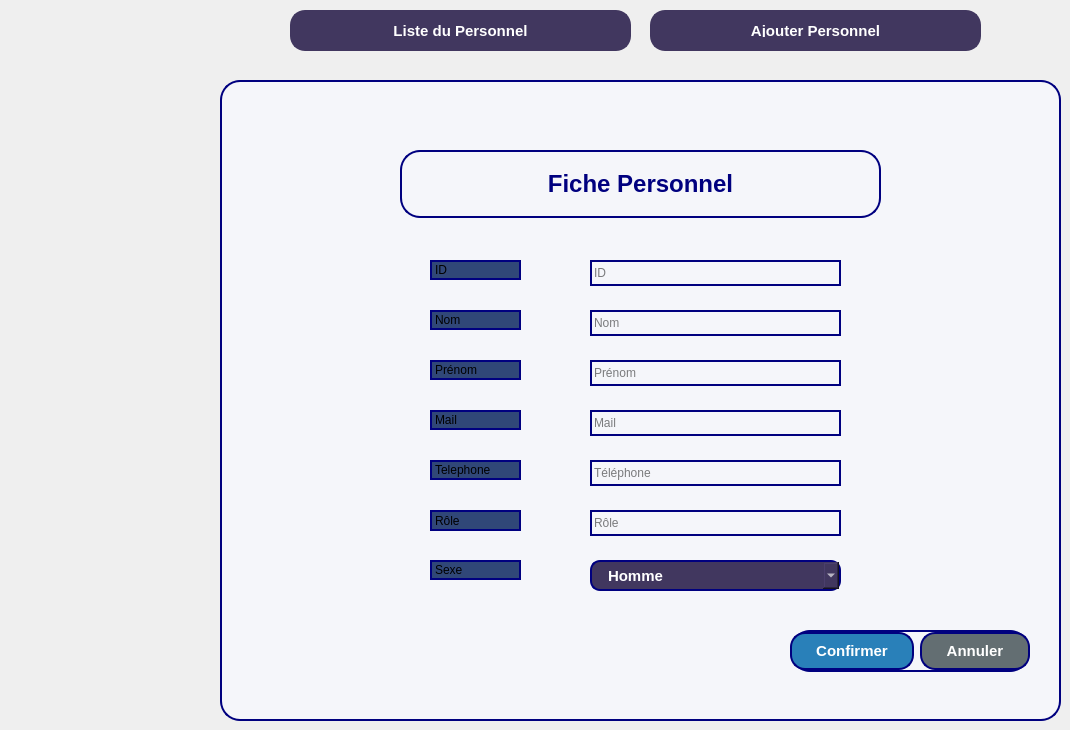
      <widget class="QWidget" name="page_6">
       <widget class="QFrame" name="frameFicheClient">
        <property name="geometry">
         <rect>
          <x>220</x>
          <y>80</y>
          <width>841</width>
          <height>641</height>
         </rect>
        </property>
        <property name="styleSheet">
         <string notr="true">border:2px solid #a55eea; border-radius:20px; background-color:#f5f6fa;
border-color: rgb(0, 0, 127);</string>
        </property>
        <widget class="QLabel" name="lblFicheClient">
         <property name="geometry">
          <rect>
           <x>180</x>
           <y>70</y>
           <width>481</width>
           <height>68</height>
          </rect>
         </property>
         <property name="font">
          <font>
           <pointsize>18</pointsize>
           <bold>true</bold>
          </font>
         </property>
         <property name="styleSheet">
          <string notr="true">color: rgb(0, 0, 127);</string>
         </property>
         <property name="frameShape">
          <enum>QFrame::Shape::StyledPanel</enum>
         </property>
         <property name="frameShadow">
          <enum>QFrame::Shadow::Raised</enum>
         </property>
         <property name="text">
          <string>Fiche Personnel</string>
         </property>
         <property name="alignment">
          <set>Qt::AlignmentFlag::AlignCenter</set>
         </property>
        </widget>
        <widget class="QLabel" name="lblid">
         <property name="geometry">
          <rect>
           <x>210</x>
           <y>180</y>
           <width>91</width>
           <height>20</height>
          </rect>
         </property>
         <property name="styleSheet">
          <string notr="true">background-color: rgb(48, 71, 120);</string>
         </property>
         <property name="text">
          <string>ID</string>
         </property>
        </widget>
        <widget class="QLabel" name="lblnom">
         <property name="geometry">
          <rect>
           <x>210</x>
           <y>230</y>
           <width>91</width>
           <height>20</height>
          </rect>
         </property>
         <property name="styleSheet">
          <string notr="true">background-color: rgb(48, 71, 120);</string>
         </property>
         <property name="text">
          <string>Nom</string>
         </property>
        </widget>
        <widget class="QLabel" name="lblprenom">
         <property name="geometry">
          <rect>
           <x>210</x>
           <y>280</y>
           <width>91</width>
           <height>20</height>
          </rect>
         </property>
         <property name="styleSheet">
          <string notr="true">background-color: rgb(48, 71, 120);</string>
         </property>
         <property name="text">
          <string>Prénom</string>
         </property>
        </widget>
        <widget class="QLabel" name="lbltel">
         <property name="geometry">
          <rect>
           <x>210</x>
           <y>380</y>
           <width>91</width>
           <height>20</height>
          </rect>
         </property>
         <property name="styleSheet">
          <string notr="true">background-color: rgb(48, 71, 120);</string>
         </property>
         <property name="text">
          <string>Telephone</string>
         </property>
        </widget>
        <widget class="QLabel" name="label_8">
         <property name="geometry">
          <rect>
           <x>210</x>
           <y>480</y>
           <width>91</width>
           <height>20</height>
          </rect>
         </property>
         <property name="styleSheet">
          <string notr="true">background-color: rgb(48, 71, 120);</string>
         </property>
         <property name="text">
          <string>Sexe</string>
         </property>
        </widget>
        <widget class="QLabel" name="lblbirth">
         <property name="geometry">
          <rect>
           <x>210</x>
           <y>430</y>
           <width>91</width>
           <height>21</height>
          </rect>
         </property>
         <property name="styleSheet">
          <string notr="true">background-color: rgb(48, 71, 120);</string>
         </property>
         <property name="text">
          <string>Rôle</string>
         </property>
        </widget>
        <widget class="QWidget" name="layoutWidget">
         <property name="geometry">
          <rect>
           <x>570</x>
           <y>550</y>
           <width>240</width>
           <height>42</height>
          </rect>
         </property>
         <layout class="QHBoxLayout" name="ajouterActionLayout">
          <item>
           <widget class="QPushButton" name="btnConfirmer">
            <property name="styleSheet">
             <string>background-color:#2980b9;color:white;font-weight:bold;border-radius:15px;padding:8px 24px;font-size:15px;</string>
            </property>
            <property name="text">
             <string>Confirmer</string>
            </property>
           </widget>
          </item>
          <item>
           <widget class="QPushButton" name="btnAnnuler">
            <property name="styleSheet">
             <string>background-color:#636e72;color:white;font-weight:bold;border-radius:15px;padding:8px 24px;font-size:15px;</string>
            </property>
            <property name="text">
             <string>Annuler</string>
            </property>
           </widget>
          </item>
         </layout>
        </widget>
        <widget class="QLineEdit" name="lineEditNom">
         <property name="geometry">
          <rect>
           <x>370</x>
           <y>230</y>
           <width>251</width>
           <height>26</height>
          </rect>
         </property>
         <property name="styleSheet">
          <string notr="true">color: rgb(0, 0, 0);</string>
         </property>
         <property name="text">
          <string/>
         </property>
         <property name="placeholderText">
          <string>Nom</string>
         </property>
        </widget>
        <widget class="QLineEdit" name="lineEditPhone">
         <property name="geometry">
          <rect>
           <x>370</x>
           <y>380</y>
           <width>251</width>
           <height>26</height>
          </rect>
         </property>
         <property name="styleSheet">
          <string notr="true">color: rgb(0, 0, 0);</string>
         </property>
         <property name="text">
          <string/>
         </property>
         <property name="placeholderText">
          <string>Téléphone</string>
         </property>
        </widget>
        <widget class="QLineEdit" name="lineEditDateNaissance">
         <property name="geometry">
          <rect>
           <x>370</x>
           <y>430</y>
           <width>251</width>
           <height>26</height>
          </rect>
         </property>
         <property name="styleSheet">
          <string notr="true">color: rgb(0, 0, 0);</string>
         </property>
         <property name="text">
          <string/>
         </property>
         <property name="placeholderText">
          <string>Rôle</string>
         </property>
        </widget>
        <widget class="QLineEdit" name="lineEditID">
         <property name="geometry">
          <rect>
           <x>370</x>
           <y>180</y>
           <width>251</width>
           <height>26</height>
          </rect>
         </property>
         <property name="styleSheet">
          <string notr="true">color: rgb(0, 0, 0);</string>
         </property>
         <property name="text">
          <string/>
         </property>
         <property name="placeholderText">
          <string>ID</string>
         </property>
        </widget>
        <widget class="QLineEdit" name="lineEditPrenom">
         <property name="geometry">
          <rect>
           <x>370</x>
           <y>280</y>
           <width>251</width>
           <height>26</height>
          </rect>
         </property>
         <property name="styleSheet">
          <string notr="true">color: rgb(0, 0, 0);</string>
         </property>
         <property name="text">
          <string/>
         </property>
         <property name="placeholderText">
          <string>Prénom</string>
         </property>
        </widget>
        <widget class="QComboBox" name="comboSexe">
         <property name="geometry">
          <rect>
           <x>370</x>
           <y>480</y>
           <width>251</width>
           <height>31</height>
          </rect>
         </property>
         <property name="styleSheet">
          <string>background-color:#41375f;color:white;font-weight:bold;border-radius:10px;padding:8px 16px;font-size:15px;</string>
         </property>
         <item>
          <property name="text">
           <string>Homme</string>
          </property>
         </item>
         <item>
          <property name="text">
           <string>Femme</string>
          </property>
         </item>
        </widget>
        <widget class="QLabel" name="lblnom_2">
         <property name="geometry">
          <rect>
           <x>210</x>
           <y>330</y>
           <width>91</width>
           <height>20</height>
          </rect>
         </property>
         <property name="styleSheet">
          <string notr="true">background-color: rgb(48, 71, 120);</string>
         </property>
         <property name="text">
          <string>Mail</string>
         </property>
        </widget>
        <widget class="QLineEdit" name="lineEditNom_2">
         <property name="geometry">
          <rect>
           <x>370</x>
           <y>330</y>
           <width>251</width>
           <height>26</height>
          </rect>
         </property>
         <property name="styleSheet">
          <string notr="true">color: rgb(0, 0, 0);</string>
         </property>
         <property name="text">
          <string/>
         </property>
         <property name="placeholderText">
          <string>Mail</string>
         </property>
        </widget>
       </widget>
       <widget class="QPushButton" name="btnAjouterClient_2">
        <property name="geometry">
         <rect>
          <x>650</x>
          <y>10</y>
          <width>331</width>
          <height>41</height>
         </rect>
        </property>
        <property name="styleSheet">
         <string notr="true">QPushButton {
    background-color: #41375f;
    color: white;
    font-weight: bold;
    border-radius: 15px;
    padding: 12px 24px;
    font-size: 15px;
    border: 2px solid #41375f;
}
QPushButton:hover {
    background-color: #5a4a82;
    border: 2px solid #7158a0;
}</string>
        </property>
        <property name="text">
         <string>Ajouter Personnel</string>
        </property>
       </widget>
       <widget class="QPushButton" name="btnListeClients_2">
        <property name="geometry">
         <rect>
          <x>290</x>
          <y>10</y>
          <width>341</width>
          <height>41</height>
         </rect>
        </property>
        <property name="styleSheet">
         <string notr="true">QPushButton {
    background-color: #41375f;
    color: white;
    font-weight: bold;
    border-radius: 15px;
    padding: 12px 24px;
    font-size: 15px;
    border: 2px solid #41375f;
}
QPushButton:hover {
    background-color: #5a4a82;
    border: 2px solid #7158a0;
}</string>
        </property>
        <property name="text">
         <string>Liste du Personnel</string>
        </property>
       </widget>
      </widget>
